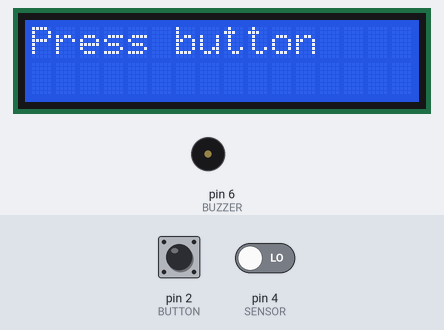
Simulated run of this sketch. Board: Arduino Uno, built with avr-gcc and run on an emulated ATmega328P. Parts: 16×2 character LCD, buzzer (waves = sounding, pin HIGH). Inputs (shaded band) come from the test bench; at power-on: pin 2 (BUTTON) HIGH, pin 4 (SENSOR) LOW. What the sketch prints to the serial monitor is not drawn.

Above: at 1.2 s.
1.3 s: pin 2 (BUTTON) pulled LOW for 0.15 s
At 2.3 s:
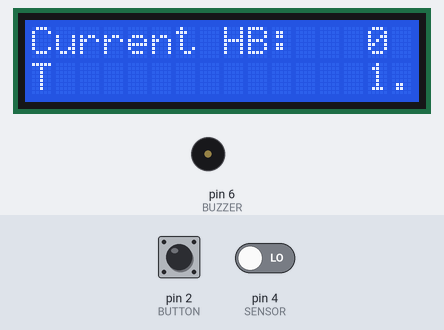
4.4 s: pin 4 (SENSOR) driven HIGH
At 16.7 s:
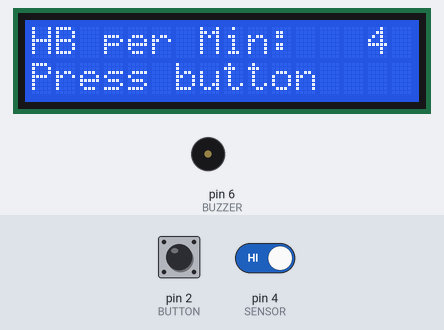
Timing chart, 0 to 17.5 s (numbered marks = the images above; inputs shaded):
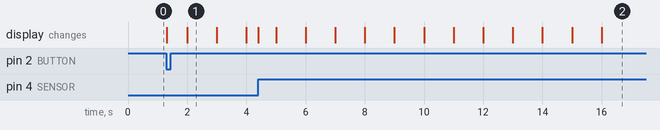

The sketch:

HbMonitoring.ino
```cpp
#include <LiquidCrystal.h>

#define BUZZER 6
#define SENSOR 4
#define BUTTON 2
#define BEEP_DELAY 200

LiquidCrystal lcd(13,12,11,10,9,8);

bool isStart;
bool isCheck;
double seconds;
int count;

void startCount();
void beep();
void countHb(double seconds);
void sendData(int count);
void showResult(int count);
void reset();

ISR(TIMER1_COMPA_vect)
{
  if (isStart)
    seconds += 1;
}

ISR(TIMER2_COMPA_vect)
{
  if(isStart)
    countHb(seconds);
}

void countHb(double seconds) {
  if(seconds >= 15) {
    int result = count * 4;
    reset();
    showResult(result);
    sendData(result);
    return;
  }
  if(digitalRead(SENSOR) && !isCheck) {
        count++;
        isCheck = true;
   }

   if(!digitalRead(SENSOR) && isCheck) {
        isCheck = false;
   }

  lcd.setCursor(14,0);
  lcd.print(count);
  lcd.setCursor(14,1);
  lcd.print(seconds);
}

void reset() {
    isStart = false;
    seconds = 0;
    count = 0;
    isCheck = false;
}

void showResult(int count) {
  lcd.clear();
  lcd.setCursor(0,0);
  lcd.print("HB per Min: ");
  lcd.setCursor(14,0);
  lcd.print(count);
  lcd.setCursor(0,1);
  lcd.print("Press button");
}

void sendData(int count) {
  Serial.write(count);
}

void beep() {
  digitalWrite(BUZZER, HIGH);
  delay(BEEP_DELAY);
  digitalWrite(BUZZER, LOW);
}

void setup() {
  pinMode(SENSOR, INPUT);
  pinMode(BUTTON, INPUT_PULLUP);

  pinMode(BUZZER, OUTPUT);
  digitalWrite(BUZZER, LOW);

  isCheck = false;
  isStart = false;
  seconds = 0;
  count = 0;

  noInterrupts();

  TCCR1A = 0x00;
  TCCR1B = (1 << WGM12) | (1 << CS12) | (1 << CS10); // CTC mode & Prescaler @ 2048
  TIMSK1 = (1 << OCIE1A);
  OCR1A = 0x3D08; // compare value = 1 sec (12MHz AVR)

  TCCR2A = 0x00;
  TCCR2B = (1 << WGM22) | (1 << CS22) | (1 << CS20); // CTC mode & Prescaler @ 1024
  TIMSK2 = (1 << OCIE2A);
  OCR2A = 156; // compare value for 500 Hz (12MHz AVR)

  interrupts();

  Serial.begin(9600);
//  lcd.begin(20, 4);
lcd.init(20, 4);
  lcd.clear();
  lcd.print("Press button");
}

void startCount() {
    lcd.clear();
    isStart = true;

    lcd.setCursor(0,0);
    lcd.print("Current HB: ");
    lcd.setCursor(0,1);
    lcd.print("Time in Sec: ");
}

void loop() {
  if(Serial.available()) {
    char inByte = Serial.read();
    if(inByte == '1' && !isStart) {
      startCount();
    }
  }

  if(!digitalRead(BUTTON) && !isStart){
    startCount();
  }
}
```

Measured:
- after the input at 1.3 s, the display: first changes at once (image 1 shows a later state)
- what the display in image 1 shows lasts 1.0 s, from 2.0 s to 3.0 s
